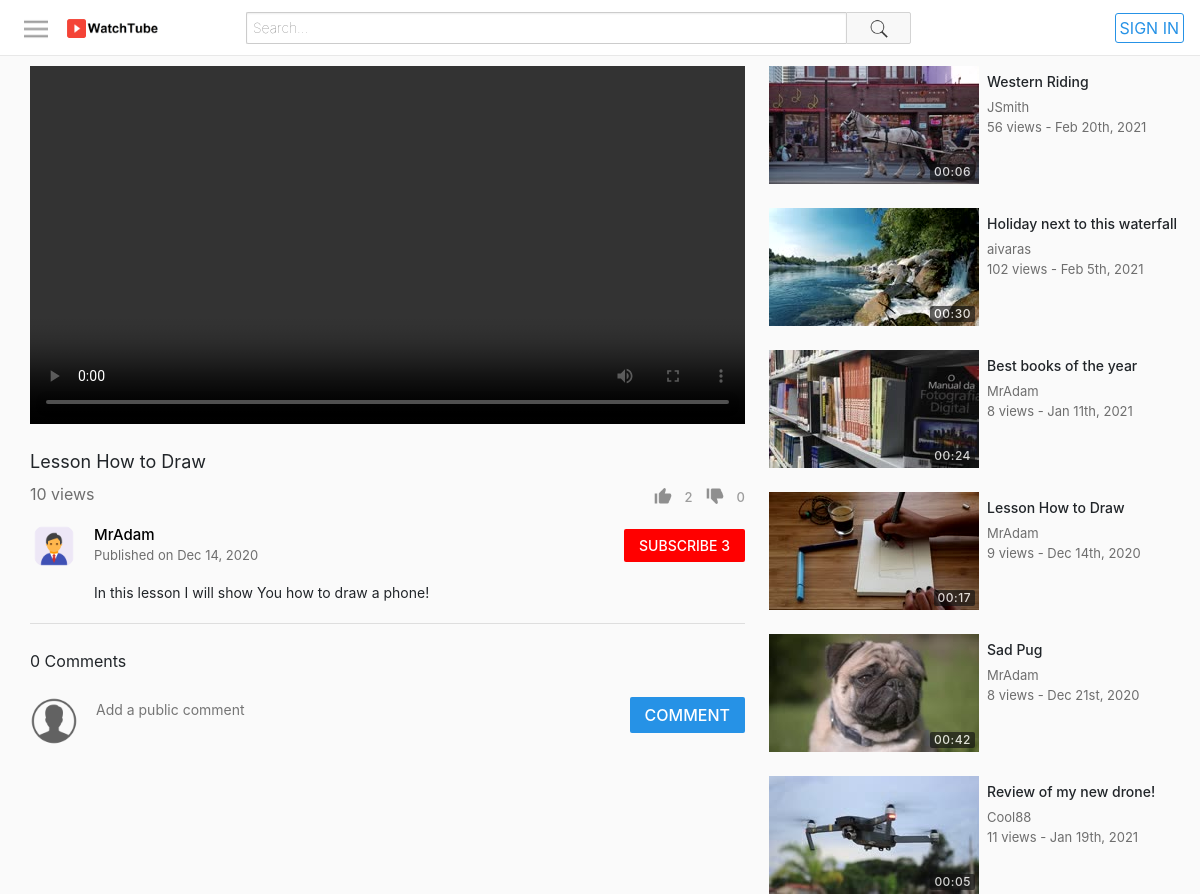
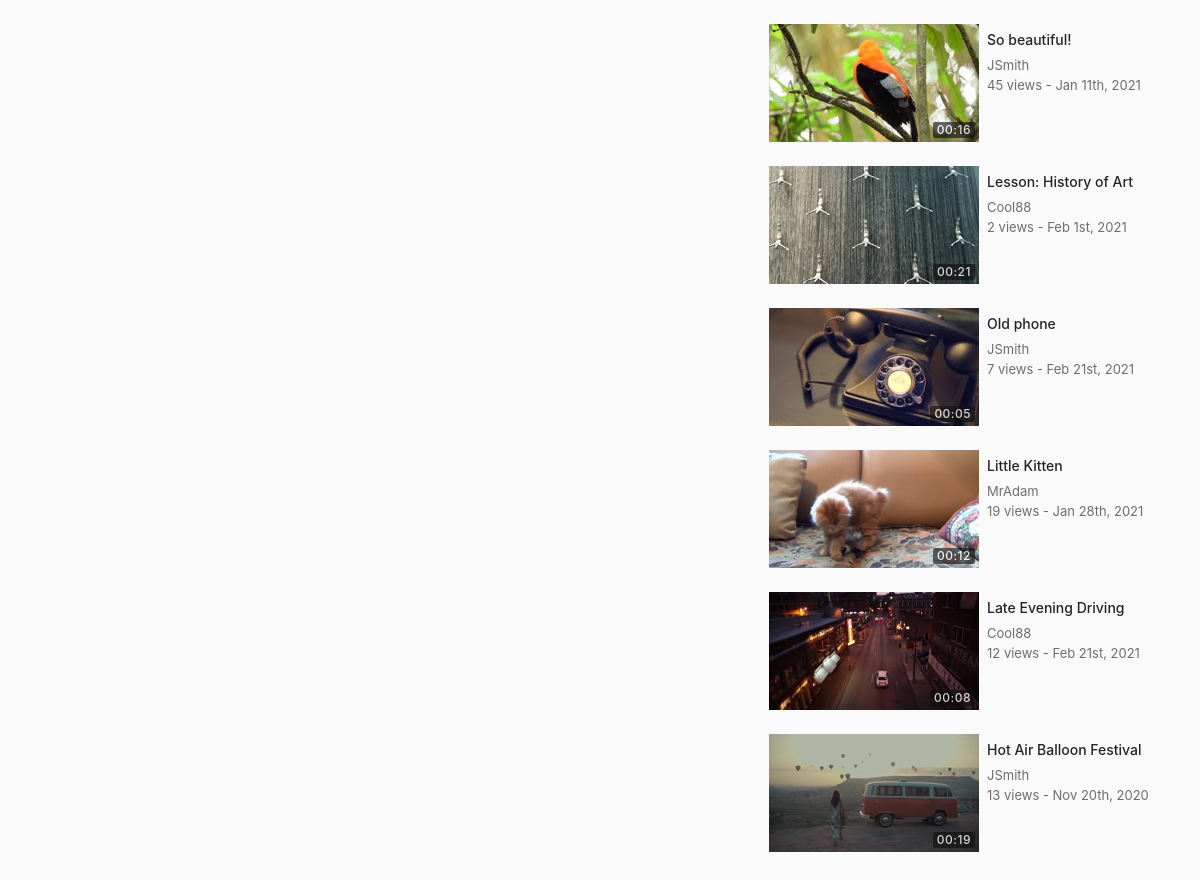
The app's page /watch.php?id=6 with its own data (2 pictures, top to bottom).
### tables this page shows
CREATE TABLE `videos` (
  `id` int(11) NOT NULL,
  `uploadedBy` varchar(50) NOT NULL,
  `title` varchar(70) NOT NULL,
  `description` varchar(1000) NOT NULL,
  `privacy` int(11) NOT NULL,
  `filePath` varchar(250) NOT NULL,
  `category` int(11) NOT NULL,
  `uploadDate` datetime NOT NULL DEFAULT CURRENT_TIMESTAMP,
  `views` int(11) NOT NULL DEFAULT '0',
  `duration` varchar(10) NOT NULL DEFAULT '0'
);

CREATE TABLE `thumbnails` (
  `id` int(11) NOT NULL,
  `videoId` int(11) DEFAULT NULL,
  `filePath` varchar(250) DEFAULT NULL,
  `selected` int(11) DEFAULT NULL
);

### includes/classes/Video.php (called while the page is built, shortened)
<?php
class Video {
    private $con, $sqlData, $userLoggedInObj;
    public function __construct($con, $input, $userLoggedInObj) {
        $this->con = $con;
        $this->userLoggedInObj = $userLoggedInObj;
        if(is_array($input)) {
            $this->sqlData = $input;
        } else {
            $query = $this->con->prepare("SELECT * FROM videos WHERE id=:id");
            $query->bindParam(":id", $input);
            $query->execute();
            $this->sqlData = $query->fetch(PDO::FETCH_ASSOC);
        }
    }
    public function getId() {
        return $this->sqlData["id"];
    }
    public function getUploadedBy() {
        return $this->sqlData["uploadedBy"];
    }
    public function getTitle() {
        return $this->sqlData["title"];
    }
    public function getDescription() {
        return $this->sqlData["description"];
    }
    public function getUploadDate() {
        $date =  $this->sqlData["uploadDate"];
        return date("M j, Y", strtotime($date));
    }
    public function getTimestamp() {
        $date =  $this->sqlData["uploadDate"];
        return date("M jS, Y", strtotime($date));
    }
    public function getViews() {
        return $this->sqlData["views"];
    }
    public function getDuration() {
        return $this->sqlData["duration"];
    }
    public function incrementViews() {
        $this->sqlData["views"] =  $this->sqlData["views"] + 1;
    }
    public function getLikes() {
        $videoId = $this->getId();
        $query = $this->con->prepare("SELECT count(*) as 'count' FROM likes WHERE videoId=:videoId");
        $query->bindParam(":videoId", $videoId);
        $query->execute();
        $data = $query->fetch(PDO::FETCH_ASSOC);
        return $data["count"];
    }
    public function getDislikes() {
        $videoId = $this->getId();
        $query = $this->con->prepare("SELECT count(*) as 'count' FROM dislikes WHERE videoId=:videoId");
        $query->bindParam(":videoId", $videoId);
        $query->execute();
        $data = $query->fetch(PDO::FETCH_ASSOC);
        return $data["count"];
    }
    public function wasLikedBy() {
        $videoId = $this->getId();
        $username = $this->userLoggedInObj->getUsername();
        $query = $this->con->prepare("SELECT * FROM likes WHERE username=:username AND videoId=:videoId");
        $query->bindParam(":username", $username);
        $query->bindParam(":videoId", $videoId);
        $query->execute();
        return $query->rowCount() > 0;
    }
    public function wasDislikedBy() {
        $videoId = $this->getId();
        $username = $this->userLoggedInObj->getUsername();
        $query = $this->con->prepare("SELECT * FROM dislikes WHERE username=:username AND videoId=:videoId");
        $query->bindParam(":username", $username);
        $query->bindParam(":videoId", $videoId);
        $query->execute();
        return $query->rowCount() > 0;
    }
    public function getThumbnail() {
        $videoId = $this->getId();
        $query = $this->con->prepare("SELECT filePath FROM thumbnails WHERE videoId=:videoId AND selected=1");
        $query->bindParam(":videoId", $videoId);
        $query->execute();
        return $query->fetchColumn();
    }
}
?>

### includes/classes/User.php (called while the page is built, shortened)
<?php
class User {
    private $con, $sqlData;
    public function __construct($con, $username) {
        $this->con = $con;
        $query = $this->con->prepare("SELECT * FROM users WHERE username=:un");
        $query->bindParam(":un", $username);
        $query->execute();
        $this->sqlData = $query->fetch(PDO::FETCH_ASSOC);
    }
    public static function isLoggedIn() {
        return (isset($_SESSION["userLoggedIn"]) && $_SESSION["userLoggedIn"] != "");
    }
    public function getUsername() {
        return $this->sqlData["username"] ??= "";
    }
    public function getProfilePic() {
        return $this->sqlData["profilePic"] ??= "assets/images/profilePictures/default.png";
    }
    public function isSubscribedTo($userTo) {
        $username = $this->getUsername();
        $query = $this->con->prepare("SELECT * FROM subscribers WHERE userTo=:userTo AND userFrom=:userFrom");
        $query->bindParam(":userTo", $userTo);
        $query->bindParam(":userFrom", $username);
        $query->execute();
        return $query->rowCount() > 0;
    }
    public function getSubscriberCount() {
        $username = $this->getUsername();
        $query = $this->con->prepare("SELECT * FROM subscribers WHERE userTo=:userTo");
        $query->bindParam(":userTo", $username);
        $query->execute();
        return $query->rowCount();
    }
}
?>

### includes/classes/VideoGridItem.php (the view)
<?php
class VideoGridItem {
    private $video, $largeMode;
    public function __construct($video, $largeMode) {
        $this->video = $video;
        $this->largeMode = $largeMode;
    }
    public function create() {
        $thumbnail = $this->createThumbnail();
        $details = $this->createDetails();
        $url = "watch.php?id=" . $this->video->getId();
        return "<a href='$url'>
                    <div class='videoGridItem'>
                        $thumbnail
                        $details
                    </div>
                </a>";
    }
    private function createThumbnail() {
        $thumbnail = $this->video->getThumbnail();
        $duration = $this->video->getDuration();
        return "<div class='thumbnail'>
                    <img src='$thumbnail'>
                    <div class='duration'>
                        <span>$duration</span>
                    </div>
                </div>";
    }
    private function createDetails() {
        $title = $this->video->getTitle();
        $username = $this->video->getUploadedBy();
        $views = $this->video->getViews();
        $description = $this->createDescription();
        $timestamp = $this->video->getTimestamp();
        return "<div class='details'>
                    <h3 class='title'>$title</h3>
                    <span class='username'>$username</span>
                    <div class='stats'>
                        <span class='viewCount'>$views views - </span>
                        <span class='timeStamp'>$timestamp</span>
                    </div>
                    $description
                </div>";
    }
    private function createDescription() {
        if(!$this->largeMode) {
            return "";
        } else {
            $description = $this->video->getDescription();
            $description = (strlen($description) > 350) ? substr($description, 0, 347) . "..." : $description;
        }
        return "<span class='description'>$description</span>";
    }
}
?>

### includes/classes/VideoInfoSection.php
<?php
require_once("includes/classes/VideoInfoControls.php");
class VideoInfoSection {
    private $con, $video, $userLoggedInObj;
    public function __construct($con, $video, $userLoggedInObj) {
        $this->con = $con;
        $this->video = $video;
        $this->userLoggedInObj = $userLoggedInObj;
    }
    public function create() {
        return $this->createPrimaryInfo() . $this->createSecondaryInfo();
    }
    private function createPrimaryInfo() {
        $title = $this->video->getTitle();
        $views = $this->video->getViews();
        $videoInfoControls = new VideoInfoControls($this->video, $this->userLoggedInObj);
        $controls = $videoInfoControls->create();
        return "<div class='videoInfo'>
                    <h1>$title</h1>
                    <div class='bottomSection'>
                        <span class='viewCount'>$views views</span>
                        $controls
                    </div>
                </div>";
    }
    private function createSecondaryInfo() {
        $description = $this->video->getDescription();
        $uploadDate = $this->video->getUploadDate();
        $uploadedBy = $this->video->getUploadedBy();
        $profileButton = ButtonProvider::createUserProfileButton($this->con, $uploadedBy);
        if($uploadedBy == $this->userLoggedInObj->getUsername()) {
            $actionButton = ButtonProvider::createEditVideoButton($this->video->getId());
        } else {
            $userToObj = new User($this->con, $uploadedBy);
            $actionButton = ButtonProvider::createSubscriberButton($this->con, $userToObj, $this->userLoggedInObj);
        }
        return "<div class='secondaryInfo'>
                    <div class='topRow'>
                        $profileButton
                        <div class='uploadInfo'>
                            <span class='owner'>
                                <a href='profile.php?username=$uploadedBy'>
                                    $uploadedBy
                                </a>
                            </span>
                            <span class='date'>
                                Published on  $uploadDate
                            </span>
                        </div>
                        $actionButton
                    </div>
                    <div class='descriptionContainer'>
                    $description
                    </div>
                </div>";
    }
}
?>

### includes/classes/VideoGrid.php (shortened to what this page needs)
<?php
class VideoGrid {
    private $con, $userLoggedInObj;
    private $largeMode = false;
    private $gridClass = "videoGrid";
    public function __construct($con, $userLoggedInObj) {
        $this->con = $con;
        $this->userLoggedInObj = $userLoggedInObj;
    }
    public function create($videos, $title, $showFilter) {
        if($videos == null) {
            $gridItems = $this->generateItems();
        } else {
            $gridItems = $this->generateItemsFromVideos($videos);
        }
        $header = "";
        return "$header
                <div class='$this->gridClass'>
                    $gridItems
                </div>";
    }
    public function generateItems() {
        $query = $this->con->prepare("SELECT * FROM videos ORDER BY RAND() LIMIT 15");
        $query->execute();
        $elementsHtml = "";
        while($row = $query->fetch(PDO::FETCH_ASSOC)) {
            $video = new Video($this->con, $row, $this->userLoggedInObj);
            $item = new VideoGridItem($video, $this->largeMode);
            $elementsHtml .= $item->create();
        }
        return $elementsHtml;
    }
}
?>

### assets/css/style.css (style rules this page uses)
html, body { height: 100%; padding: 0; margin: 0; }
.videoInfo { width: 100%; padding: 20px 0px 8px 0px; }
.videoInfo h1 { display: block; overflow: hidden; font-size: 18px; font-weight: 400; line-height: 24px; }
.videoInfo .bottomSection { display: flex; }
.videoInfo .bottomSection .viewCount { color: rgba(17, 17, 17, 0.6); font-size: 16px; flex: 1; }
.secondaryInfo .topRow { display: flex; margin-bottom: 12px; }
.secondaryInfo { border-bottom: 1px solid #dedede; padding-bottom: 20px; margin-bottom: 20px; }
.secondaryInfo .topRow .uploadInfo { flex: 1; display: flex; flex-direction: column; margin-right: 10px; }
.secondaryInfo .topRow .uploadInfo .date { color: rgba(17, 17, 17, 0.6); font-size: 13px; font-weight: 400; }
.secondaryInfo .descriptionContainer { margin-left: 64px; max-width: 615px; font-size: 14px; font-weight: 400; line-height: 21px; }
.secondaryInfo .topRow .uploadInfo .owner a { font-size: 15px; font-weight: 500; color: #000; }
.videoGrid { display: flex; flex-wrap: wrap; }
.suggestions .videoGridItem { display: flex; height: auto; }
.videoGridItem { height: 200px; margin-right: 4px; margin-bottom: 24px; }
.videoGridItem .thumbnail { width: 210px; height: 118px; position: relative; }
.suggestions .videoGridItem .thumbnail { margin-right: 8px; }
.videoGridItem .thumbnail img { width: 100%; height: 100%; }
.videoGridItem .thumbnail .duration { bottom: 0; right: 0; position: absolute; margin: 4px; color: #fff; background-color: rgba(17, 17, 17, 0.8); opacity: 0.8; padding: 2px 4px; border-radius: 2px; letter-spacing: 0.5px; font-size: 12px; font-weight: 500; line-height: 12px; }
.videoGridItem .details { padding-right: 24px; position: relative; cursor: pointer; display: flex; flex-direction: column; width: 210px; }
.suggestions .videoGridItem .details { padding-right: 0; flex: 1; }
.videoGridItem .details .title { margin: 8px 0; max-height: 32px; overflow: hidden; font-size: 14px; font-weight: 500; line-height: 16px; color: #212529; }
.videoGridItem .details .username, .videoGridItem .details .stats { color: rgba(17, 17, 17, 0.6); font-size: 13px; overflow-x: hidden; text-overflow: ellipsis; white-space: nowrap; }

### records on screen
videos: title "Lesson How to Draw", uploadedBy "MrAdam", uploadDate "Dec 14, 2020", description "In this lesson I will show You how to draw a phone!", thumbnails.filePath (picture), duration "00:17", views "9", uploadDate "Dec 14th, 2020"
videos: thumbnails.filePath (picture), duration "00:06", title "Western Riding", uploadedBy "JSmith", views "56", uploadDate "Feb 20th, 2021"
videos: thumbnails.filePath (picture), duration "00:30", title "Holiday next to this waterfall", uploadedBy "aivaras", views "102", uploadDate "Feb 5th, 2021"
videos: thumbnails.filePath (picture), duration "00:24", title "Best books of the year", uploadedBy "MrAdam", views "8", uploadDate "Jan 11th, 2021"
videos: thumbnails.filePath (picture), duration "00:42", title "Sad Pug", uploadedBy "MrAdam", views "8", uploadDate "Dec 21st, 2020"
videos: thumbnails.filePath (picture), duration "00:05", title "Review of my new drone!", uploadedBy "Cool88", views "11", uploadDate "Jan 19th, 2021"
videos: thumbnails.filePath (picture), duration "00:16", title "So beautiful!", uploadedBy "JSmith", views "45", uploadDate "Jan 11th, 2021"
videos: thumbnails.filePath (picture), duration "00:21", title "Lesson: History of Art", uploadedBy "Cool88", views "2", uploadDate "Feb 1st, 2021"
videos: thumbnails.filePath (picture), duration "00:05", title "Old phone", uploadedBy "JSmith", views "7", uploadDate "Feb 21st, 2021"
videos: thumbnails.filePath (picture), duration "00:12", title "Little Kitten", uploadedBy "MrAdam", views "19", uploadDate "Jan 28th, 2021"
videos: thumbnails.filePath (picture), duration "00:08", title "Late Evening Driving", uploadedBy "Cool88", views "12", uploadDate "Feb 21st, 2021"
videos: thumbnails.filePath (picture), duration "00:19", title "Hot Air Balloon Festival", uploadedBy "JSmith", views "13", uploadDate "Nov 20th, 2020"

### other values on screen
$views "10"
$text "2 0 SUBSCRIBE 3 COMMENT"
$numComments "0"
